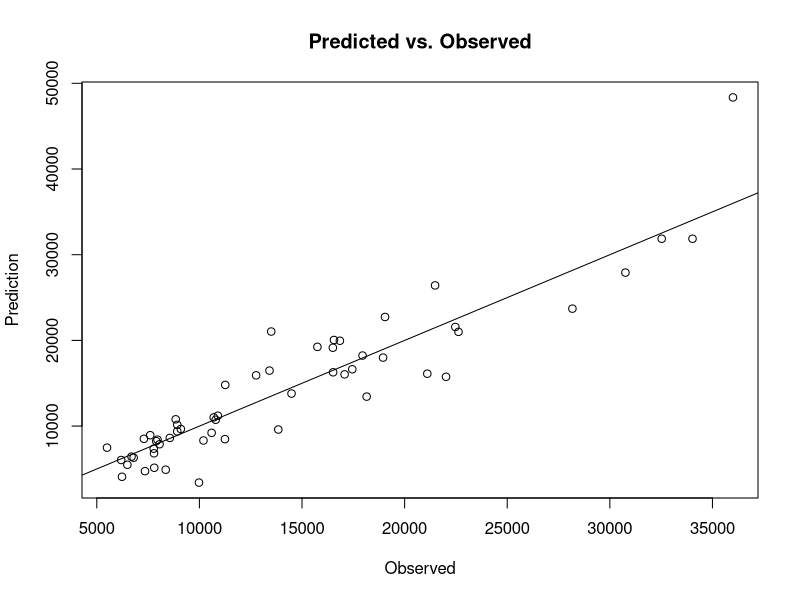
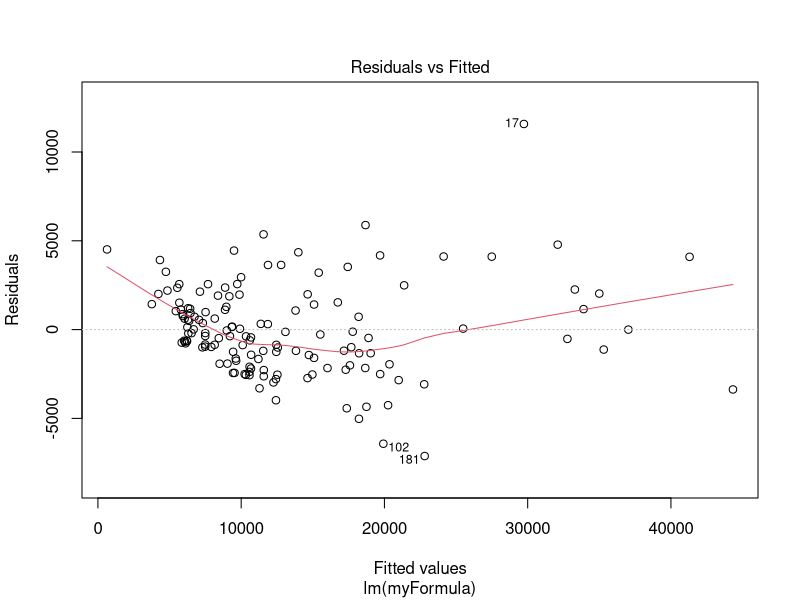
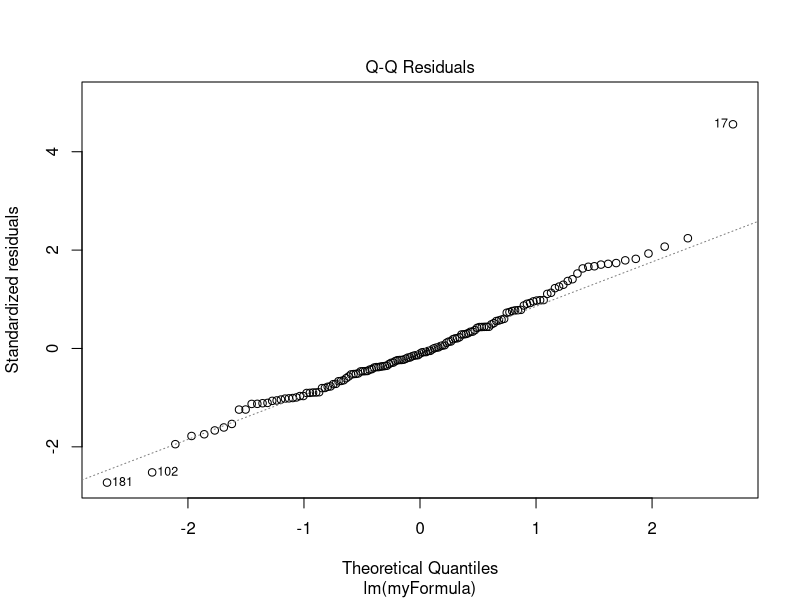
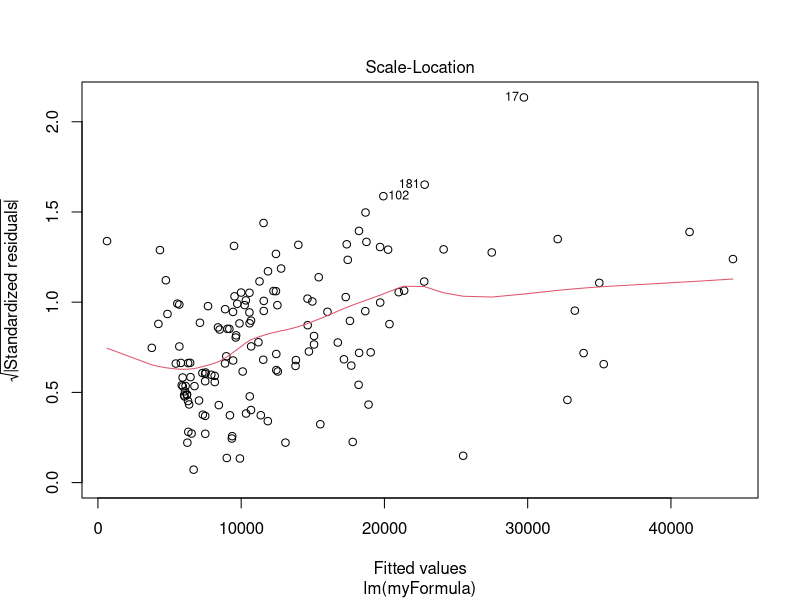
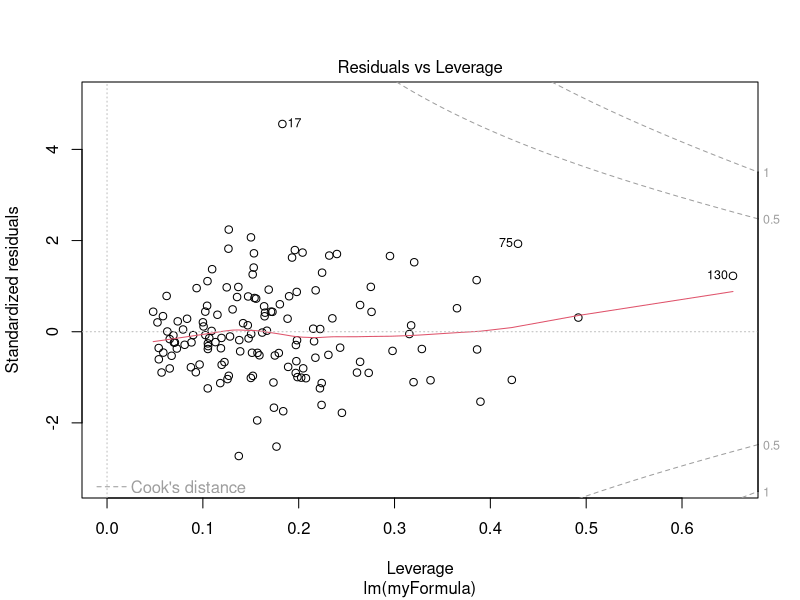

These figures' R source, in order:
# Amber Garner
# Oct. 20, 2016

options(scipen=999)

# Find, load, and view sample of cholesterol data
dir()

# Load dataset into variable import
import <- read.csv("imports-85.csv", head=T, sep = ",")

# Find names & locations of all the columns
names(import)

# Remove engine type, make, number of cylinders, and fuel system attributes
import <- import[, -c(3, 15, 16, 18)]

# Verify that attributes were removed
names(import)

# find number of rows with missing values
nrow(import[!complete.cases(import),])

# find number missing in each variable
apply(import, 2, function(import) sum(is.na(import)))

# replace the normalized losses missing values with the mean
import$normalized_losses[is.na(import$normalized_losses)] <- mean(import$normalized_losses, na.rm = TRUE)

# remove 6 remaining rows with missing values
import <- na.omit(import)

# Set random number so can be replicated
set.seed(1234)

# Divide data into training and test sets
ind <- sample(2, nrow(import), replace = TRUE, prob = c(0.7, 0.3))
train.import <- import[ind == 1, ]
test.import <- import[ind == 2, ]

# Formula: price is outcome, all other variables are input
myFormula<-Price~.

# Model the formula using the training set
model<-lm(myFormula, data=train.import)

# See results of model
print(model)

# See summary of model
summary(model)

# Use predict function to evaluate the model using the test data
pred <- predict(model,  newdata=test.import)

# Plot the predicted values against the actual values for the test data
plot(test.import$Price, pred, xlab = "Observed", ylab = "Prediction", main = "Predicted vs. Observed")
abline(a = 0, b = 1)

# Create diagnostic plots
plot (model)

# Use step to remove an independent variable at each step to create minimal model
model2<-step(model, direction="backward")

# View details about minimal model
summary(model2)

#******THE END*******************
